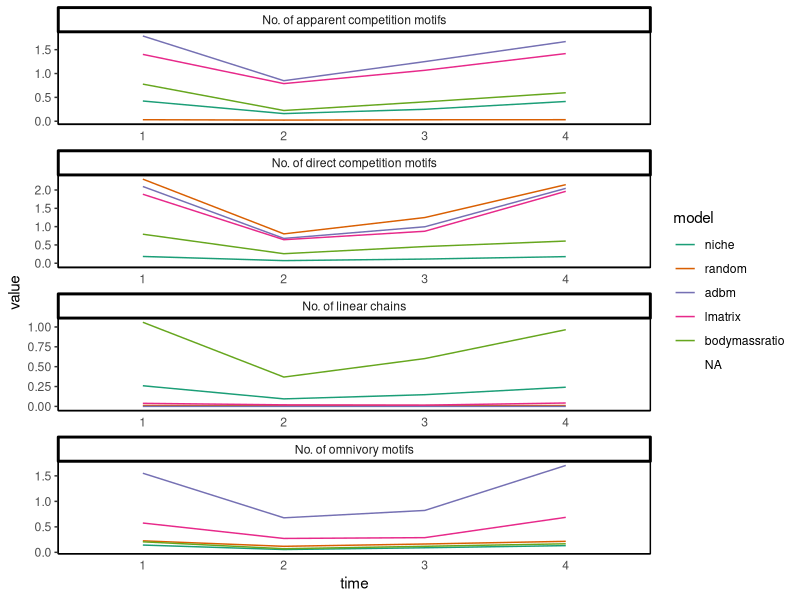
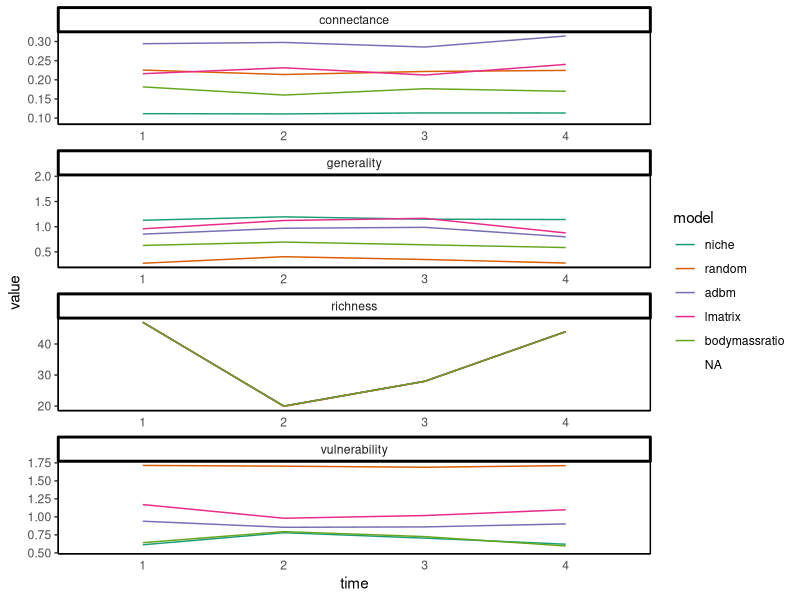

Source code (R) for these figures, in order: (Note: this script raises an error after producing the figures.)
# libraries
library(here)
library(patchwork)
library(tidyverse)

# set path to code sub dir
setwd(here("code"))

# import simulated data

df <- read_csv("../data/processed/topology.csv") %>%
  #mutate(across(matches("S[[:digit:]]"), log)) %>%
  select(-c(distance, redundancy, complexity, diameter, n_rep)) %>%
  pivot_longer(
    cols = -c(model, time),
    names_to = "stat",
    values_to = "stat_val") %>%
  # get mean values
  group_by(model, time, stat) %>%
  summarise(mean = mean(stat_val)) %>%
  ungroup() %>%
  # standardise names
  mutate(stat = case_when(stat == "S1" ~ "No. of linear chains",
                          stat == "S2" ~ "No. of omnivory motifs",
                          stat == "S5" ~ "No. of apparent competition motifs",
                          stat == "S4" ~ "No. of direct competition motifs",
                          .default = as.character(stat))) %>%
  mutate(level = case_when(stat %in% c("richness", "connectance", "generality", "vulnerability") ~ "struct",
                           .default = "motif"),
         model = factor(model, ordered = TRUE, 
                        levels = c("niche", "random", "adbm", "lmatrix", "pfim", "bodymassratio")),
         time = str_extract(time, "\\d+"))

struct <- ggplot(df %>% 
                   filter(level == "struct"),
                 aes(x = time,
                     y = mean,
                     colour = model,
                     group = model)) +
  geom_line() +
  facet_wrap(vars(stat),
             scales = 'free',
             ncol = 1) +
  scale_size(guide = 'none') +
  theme_classic() +
  xlab("time") +
  ylab("value") +
  coord_cartesian(clip = "off") +
  scale_colour_brewer(palette = "Dark2") +
  theme(panel.border = element_rect(colour = 'black',
                                    fill = "#ffffff00"),
        axis.ticks.x = element_blank())

motif <- ggplot(df %>% 
                  filter(level == "motif"),
                aes(x = time,
                    y = mean,
                    colour = model,
                    group = model)) +
  geom_line() +
  facet_wrap(vars(stat),
             scales = 'free',
             ncol = 1) +
  scale_size(guide = 'none') +
  theme_classic() +
  xlab("time") +
  ylab("value") +
  coord_cartesian(clip = "off") +
  scale_colour_brewer(palette = "Dark2") +
  theme(panel.border = element_rect(colour = 'black',
                                    fill = "#ffffff00"),
        axis.ticks.x = element_blank())

# means abs differences between real and extinction simulations

df <- read_csv("../data/processed/extinction_topology.csv") %>%
  select(-c(r50, rep, distance, redundancy, complexity, diameter, S1, S2, S4, S5, resilience)) %>%
  pivot_longer(
    cols = -c(model, extinction_mechanism, n_rep),
    names_to = "stat",
    values_to = "sim_val") %>%
  full_join(.,
            read_csv("../data/processed/topology.csv") %>%
              filter(time == "G2") %>%
              select(-c(distance, redundancy, complexity, diameter, time, S1, S2, S4, S5)) %>%
              pivot_longer(
                cols = -c(model, n_rep),
                names_to = "stat",
                values_to = "real_val")) %>%
  mutate(diff = real_val - sim_val) %>%
  group_by(model, extinction_mechanism) %>%
  summarise(mean_diff = abs(mean(diff, na.rm = TRUE))) %>%
  mutate(model = factor(model, ordered = TRUE, 
                        levels = c("niche", "random", "adbm", "lmatrix", "pfim", "bodymassratio")))

mean_diff <- ggplot(df,
                    aes(y = extinction_mechanism,
                        x = mean_diff,
                        fill = model)) +
  geom_bar(stat="identity", position=position_dodge()) +
  coord_cartesian(clip = "off") +
  theme_classic() +
  scale_fill_brewer(palette = "Dark2") +
  theme(panel.border = element_rect(colour = 'black',
                                    fill = "#ffffff00"),
        axis.ticks.x = element_blank(),
        legend.position = 'none')


(struct) / (mean_diff + motif)  +
  plot_layout(guides = 'collect') +
  plot_annotation(tag_levels = 'A')

ggsave("../figures/dunhill_comp.png",
       width = 5000,
       height = 7000,
       units = "px",
       dpi = 600)

